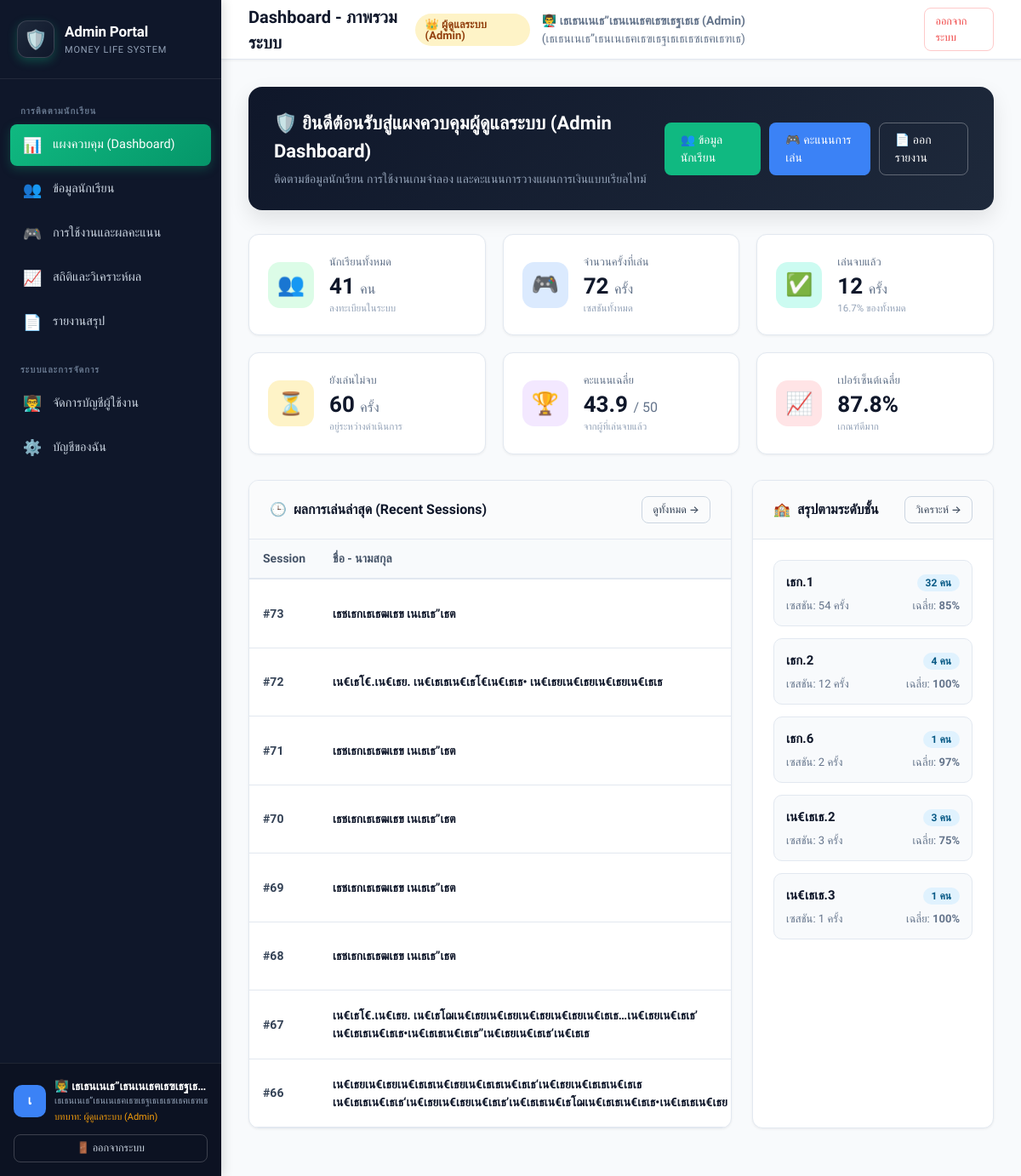
The page /teacher/index.php (signed in) on the database its author committed.
### tables this page shows
CREATE TABLE `game_sessions` (
  `id` int(10) unsigned NOT NULL AUTO_INCREMENT,
  `student_id` int(10) unsigned NOT NULL,
  `total_score` int(11) NOT NULL DEFAULT 0,
  `max_score` int(11) NOT NULL DEFAULT 50,
  `percentage` decimal(5,2) NOT NULL DEFAULT 0.00,
  `started_at` timestamp NOT NULL DEFAULT current_timestamp(),
  `completed_at` timestamp NULL DEFAULT NULL,
  PRIMARY KEY (`id`),
  KEY `fk_game_sessions_student` (`student_id`),
  CONSTRAINT `fk_game_sessions_student` FOREIGN KEY (`student_id`) REFERENCES `students` (`id`) ON DELETE CASCADE ON UPDATE CASCADE
);

CREATE TABLE `students` (
  `id` int(10) unsigned NOT NULL AUTO_INCREMENT,
  `student_code` varchar(50) DEFAULT NULL,
  `first_name` varchar(100) NOT NULL,
  `last_name` varchar(100) NOT NULL,
  `class_level` varchar(20) NOT NULL,
  `class_room` varchar(20) NOT NULL,
  `student_number` int(10) unsigned NOT NULL,
  `photo` varchar(255) DEFAULT NULL,
  `status` enum('active','pending','rejected') NOT NULL DEFAULT 'active',
  `created_at` timestamp NOT NULL DEFAULT current_timestamp(),
  PRIMARY KEY (`id`)
);

### teacher/auth/permissions.php (called while the page is built, shortened)
<?php
function e($string) {
    return htmlspecialchars((string)$string, ENT_QUOTES, 'UTF-8');
}

### teacher/index.php (the view, shortened to what this page needs)
<?php
try {
    $totalStudents = (int)$pdo->query("SELECT COUNT(*) FROM students")->fetchColumn();
    $totalSessions = (int)$pdo->query("SELECT COUNT(*) FROM game_sessions")->fetchColumn();
    $completedSessions = (int)$pdo->query("SELECT COUNT(*) FROM game_sessions WHERE completed_at IS NOT NULL")->fetchColumn();
    $inProgressSessions = (int)$pdo->query("SELECT COUNT(*) FROM game_sessions WHERE completed_at IS NULL")->fetchColumn();
    $avgScoreStmt = $pdo->query("SELECT AVG(total_score) FROM game_sessions WHERE completed_at IS NOT NULL");
    $avgScore = round((float)$avgScoreStmt->fetchColumn(), 1);
    $avgPercentStmt = $pdo->query("SELECT AVG(percentage) FROM game_sessions WHERE completed_at IS NOT NULL");
    $avgPercent = round((float)$avgPercentStmt->fetchColumn(), 1);
    $recentStmt = $pdo->query("
        SELECT gs.id, gs.student_id, gs.total_score, gs.max_score, gs.percentage,
               gs.started_at, gs.completed_at,
               s.first_name, s.last_name, s.class_level, s.class_room, s.student_number
        FROM game_sessions gs
        JOIN students s ON gs.student_id = s.id
        ORDER BY gs.id DESC
        LIMIT 8
    ");
    $recentSessions = $recentStmt->fetchAll();
    $classStatsStmt = $pdo->query("
        SELECT s.class_level,
               COUNT(DISTINCT s.id) as student_count,
               COUNT(gs.id) as session_count,
               AVG(CASE WHEN gs.completed_at IS NOT NULL THEN gs.percentage ELSE NULL END) as avg_percent
        FROM students s
        LEFT JOIN game_sessions gs ON s.id = gs.student_id
        GROUP BY s.class_level
        ORDER BY s.class_level ASC
    ");
    $classStats = $classStatsStmt->fetchAll();
} catch (PDOException $e) {
    die("Database query error: " . $e->getMessage());
}
require_once __DIR__ . '/includes/header.php';
?>
<div style="background: linear-gradient(135deg, #0f172a 0%, #1e293b 100%); color: white; padding: 26px 30px; border-radius: 16px; margin-bottom: 28px; display: flex; justify-content: space-between; align-items: center; box-shadow: 0 10px 25px rgba(0,0,0,0.1);">
    <div>
        <h2 style="font-size: 22px; font-weight: 700; margin-bottom: 6px;">🛡️ ยินดีต้อนรับสู่แผงควบคุมผู้ดูแลระบบ (Admin Dashboard)</h2>
        <p style="color: #94a3b8; font-size: 14px;">ติดตามข้อมูลนักเรียน การใช้งานเกมจำลอง และคะแนนการวางแผนการเงินแบบเรียลไทม์</p>
    </div>
    <div style="display: flex; gap: 10px;">
        <a href="students.php" class="btn btn-primary">
            👥 ข้อมูลนักเรียน
        </a>
        <a href="results.php" class="btn btn-accent">
            🎮 คะแนนการเล่น
        </a>
        <a href="reports.php" class="btn btn-outline" style="border-color: rgba(255,255,255,0.3); color: white;">
            📄 ออกรายงาน
        </a>
    </div>
</div>
<div class="stats-grid">
    <div class="stat-card">
        <div class="stat-icon green">👥</div>
        <div class="stat-details">
            <h4>นักเรียนทั้งหมด</h4>
            <div class="value"><?= number_format($totalStudents) ?> <span style="font-size: 16px; font-weight: 400; color: #64748b;">คน</span></div>
            <div class="sub">ลงทะเบียนในระบบ</div>
        </div>
    </div>
    <div class="stat-card">
        <div class="stat-icon blue">🎮</div>
        <div class="stat-details">
            <h4>จำนวนครั้งที่เล่น</h4>
            <div class="value"><?= number_format($totalSessions) ?> <span style="font-size: 16px; font-weight: 400; color: #64748b;">ครั้ง</span></div>
            <div class="sub">เซสชันทั้งหมด</div>
        </div>
    </div>
    <div class="stat-card">
        <div class="stat-icon emerald">✅</div>
        <div class="stat-details">
            <h4>เล่นจบแล้ว</h4>
            <div class="value"><?= number_format($completedSessions) ?> <span style="font-size: 16px; font-weight: 400; color: #64748b;">ครั้ง</span></div>
            <div class="sub"><?= $totalSessions > 0 ? round(($completedSessions / $totalSessions) * 100, 1) : 0 ?>% ของทั้งหมด</div>
        </div>
    </div>
    <div class="stat-card">
        <div class="stat-icon amber">⏳</div>
        <div class="stat-details">
            <h4>ยังเล่นไม่จบ</h4>
            <div class="value"><?= number_format($inProgressSessions) ?> <span style="font-size: 16px; font-weight: 400; color: #64748b;">ครั้ง</span></div>
            <div class="sub">อยู่ระหว่างดำเนินการ</div>
        </div>
    </div>
    <div class="stat-card">
        <div class="stat-icon purple">🏆</div>
        <div class="stat-details">
            <h4>คะแนนเฉลี่ย</h4>
            <div class="value"><?= $avgScore ?> <span style="font-size: 16px; font-weight: 400; color: #64748b;">/ 50</span></div>
            <div class="sub">จากผู้ที่เล่นจบแล้ว</div>
        </div>
    </div>
    <div class="stat-card">
        <div class="stat-icon rose">📈</div>
        <div class="stat-details">
            <h4>เปอร์เซ็นต์เฉลี่ย</h4>
            <div class="value"><?= $avgPercent ?>%</div>
            <div class="sub"><?= $avgPercent >= 70 ? 'เกณฑ์ดีมาก' : ($avgPercent >= 50 ? 'เกณฑ์ผ่าน' : 'ต้องปรับปรุง') ?></div>
        </div>
    </div>
</div>
<div style="display: grid; grid-template-columns: 2fr 1fr; gap: 24px; margin-bottom: 24px;">
    <div class="card" style="margin-bottom: 0;">
        <div class="card-header">
            <div class="card-title">
                <span>🕒</span> ผลการเล่นล่าสุด (Recent Sessions)
            </div>
            <a href="results.php" class="btn btn-outline btn-sm">ดูทั้งหมด →</a>
        </div>
        <div class="table-responsive">
            <table class="data-table">
                <thead>
                    <tr>
                        <th>Session</th>
                        <th>ชื่อ - นามสกุล</th>
                    </tr>
                </thead>
                <tbody>
                    <?php if (count($recentSessions) === 0): ?>
                        <tr>
                            <td colspan="7" style="text-align: center; color: #94a3b8; padding: 24px;">ยังไม่มีข้อมูลการเล่น</td>
                        </tr>
                    <?php else: ?>
                        <?php foreach ($recentSessions as $session): ?>
                            <tr>
                                <td><strong>#<?= $session['id'] ?></strong></td>
                                <td>
                                    <a href="student.php?id=<?= $session['student_id'] ?>" style="color: #0f172a; text-decoration: none; font-weight: 600;">
                                        <?= e($session['first_name'] . ' ' . $session['last_name']) ?>
                                    </a>
                                </td>
                            </tr>
                        <?php endforeach; ?>
                    <?php endif; ?>
                </tbody>
            </table>
        </div>
    </div>
    <div class="card" style="margin-bottom: 0;">
        <div class="card-header">
            <div class="card-title">
                <span>🏫</span> สรุปตามระดับชั้น
            </div>
            <a href="analytics.php" class="btn btn-outline btn-sm">วิเคราะห์ →</a>
        </div>
        <div class="card-body">
            <?php if (count($classStats) === 0): ?>
                <p style="color: #94a3b8; text-align: center;">ไม่มีข้อมูลชั้นเรียน</p>
            <?php else: ?>
                <div style="display: flex; flex-direction: column; gap: 14px;">
                    <?php foreach ($classStats as $cs): ?>
                        <div style="background: #f8fafc; padding: 14px; border-radius: 10px; border: 1px solid #e2e8f0;">
                            <div style="display: flex; justify-content: space-between; align-items: center; margin-bottom: 6px;">
                                <strong style="font-size: 15px; color: #0f172a;"><?= e($cs['class_level'] ?: 'ไม่ระบุ') ?></strong>
                                <span class="badge badge-info"><?= $cs['student_count'] ?> คน</span>
                            </div>
                            <div style="display: flex; justify-content: space-between; font-size: 13px; color: #64748b;">
                                <span>เซสชัน: <?= $cs['session_count'] ?> ครั้ง</span>
                                <span>เฉลี่ย: <strong><?= $cs['avg_percent'] ? round($cs['avg_percent'], 1) . '%' : '-' ?></strong></span>
                            </div>
                        </div>
                    <?php endforeach; ?>
                </div>
            <?php endif; ?>
        </div>
    </div>
</div>
<?php require_once __DIR__ . '/includes/footer.php'; ?>

### teacher/assets/css/teacher.css (style rules this page uses)
:root { --primary: #10b981; --primary-dark: #059669; --primary-light: #ecfdf5; --accent: #3b82f6; --accent-dark: #2563eb; --accent-light: #eff6ff; --dark: #0f172a; --dark-muted: #334155; --gray-50: #f8fafc; --gray-100: #f1f5f9; --gray-200: #e2e8f0; --gray-300: #cbd5e1; --gray-400: #94a3b8; --gray-500: #64748b; --gray-600: #475569; --gray-700: #334155; --gray-800: #1e293b; --white: #ffffff; --danger: #ef4444; --danger-light: #fef2f2; --warning: #f59e0b; --warning-light: #fffbeb; --success: #10b981; --success-light: #ecfdf5; --sidebar-width: 260px; --radius-sm: 8px; --radius-md: 12px; --radius-lg: 18px; --shadow-sm: 0 1px 3px rgba(0,0,0,0.06); --shadow-md: 0 4px 15px -3px rgba(0,0,0,0.08); --shadow-lg: 0 10px 25px -5px rgba(0,0,0,0.1); --transition: all 0.2s cubic-bezier(0.4, 0, 0.2, 1); }
* { box-sizing: border-box; margin: 0; padding: 0; }
body { font-family: 'Prompt', 'Sarabun', -apple-system, BlinkMacSystemFont, sans-serif; background-color: #f8fafc; color: var(--gray-800); line-height: 1.5; -webkit-font-smoothing: antialiased; }
.stats-grid { display: grid; grid-template-columns: repeat(auto-fit, minmax(230px, 1fr)); gap: 20px; margin-bottom: 30px; }
.stat-card { background: var(--white); border-radius: var(--radius-md); padding: 22px; border: 1px solid var(--gray-200); box-shadow: var(--shadow-sm); display: flex; align-items: center; gap: 18px; transition: var(--transition); }
.stat-icon { width: 54px; height: 54px; border-radius: 14px; display: flex; align-items: center; justify-content: center; font-size: 26px; flex-shrink: 0; }
.stat-icon.green { background: #dcfce7; color: #15803d; }
.stat-icon.blue { background: #dbeafe; color: #1d4ed8; }
.stat-icon.amber { background: #fef3c7; color: #b45309; }
.stat-icon.purple { background: #f3e8ff; color: #7e22ce; }
.stat-icon.emerald { background: #ccfbf1; color: #0f766e; }
.stat-icon.rose { background: #ffe4e6; color: #be123c; }
.stat-details h4 { font-size: 13px; font-weight: 500; color: var(--gray-500); margin-bottom: 4px; }
.stat-details .value { font-size: 26px; font-weight: 700; color: var(--dark); line-height: 1.1; }
.stat-details .sub { font-size: 11.5px; color: var(--gray-400); margin-top: 4px; }
.card { background: var(--white); border-radius: var(--radius-md); border: 1px solid var(--gray-200); box-shadow: var(--shadow-sm); margin-bottom: 24px; overflow: hidden; }
.card-header { padding: 18px 24px; border-bottom: 1px solid var(--gray-200); display: flex; align-items: center; justify-content: space-between; background: #fafbfc; }
.card-title { font-size: 16px; font-weight: 600; color: var(--dark); display: flex; align-items: center; gap: 8px; }
.card-body { padding: 24px; }
.table-responsive { overflow-x: auto; width: 100%; }
.data-table { width: 100%; border-collapse: collapse; text-align: left; font-size: 14px; }
.data-table th { background: #f8fafc; color: var(--gray-600); font-weight: 600; padding: 12px 16px; border-bottom: 2px solid var(--gray-200); white-space: nowrap; }
.data-table td { padding: 14px 16px; border-bottom: 1px solid var(--gray-200); color: var(--gray-700); vertical-align: middle; }
.badge { display: inline-flex; align-items: center; gap: 4px; padding: 4px 10px; border-radius: 9999px; font-size: 12px; font-weight: 600; line-height: 1; }
.badge-info { background: #e0f2fe; color: #075985; }
.btn { display: inline-flex; align-items: center; justify-content: center; gap: 8px; padding: 9px 18px; font-size: 14px; font-weight: 500; font-family: inherit; border-radius: var(--radius-sm); border: 1px solid transparent; cursor: pointer; text-decoration: none; transition: var(--transition); }
.btn-primary { background: #10b981; color: white; }
.btn-accent { background: #3b82f6; color: white; }
.btn-outline { background: transparent; border-color: var(--gray-300); color: var(--gray-700); }
.btn-sm { padding: 6px 12px; font-size: 12.5px; }

### rows shown on the page
game_sessions: id "73", student.last_name "เธชเธกเธเธฒเธข เนเธเธ”เธต"
game_sessions: id "72", student.last_name "เน€เธโ€.เน€เธย. เน€เธเธเน€เธโ€เน€เธเธ• เน€เธยเน€เธยเน€เธยเน€เธเธ"
game_sessions: id "71", student.last_name "เธชเธกเธเธฒเธข เนเธเธ”เธต"
game_sessions: id "70", student.last_name "เธชเธกเธเธฒเธข เนเธเธ”เธต"
game_sessions: id "69", student.last_name "เธชเธกเธเธฒเธข เนเธเธ”เธต"
game_sessions: id "68", student.last_name "เธชเธกเธเธฒเธข เนเธเธ”เธต"
game_sessions: id "67", student.last_name "เน€เธโ€.เน€เธย. เน€เธโฌเน€เธยเน€เธยเน€เธยเน€เธยเน€เธเธ…เน€เธยเน€เธเธ’ เน€เธเธเน€เธเธ•เน€เธเธเน€เธเธ”เน€เธยเน€เธเธ‘เน€เธเธ"
game_sessions: id "66", student.last_name "เน€เธยเน€เธยเน€เธเธเน€เธยเน€เธเธเน€เธเธ‘เน€เธยเน€เธเธเน€เธเธ เน€เธเธเน€เธเธ‘เน€เธยเน€เธยเน€เธเธ’เน€เธเธเน€เธโฌเน€เธเธเน€เธเธ•เน€เธเธเน€เธย"

### other values the page prints
mb_substr($currentTeacherName, 0, 1, 'UTF-8') "เ"
$currentTeacherName "เธเธนเนเธ”เธนเนเธฅเธฃเธฐเธ…"
$_SESSION['teacher_position'] "เธเธนเนเธ”เธนเนเธฅเธฃเธฐเธเธเธซเธฅเธฑเธ"
$roleLabel "ผู้ดูแลระบบ (Admin)"
$pageTitle "Dashboard - ภาพรวมระบบ"
$currentTeacherName "เธเธนเนเธ”เธนเนเธฅเธฃเธฐเธเธ (Admin)"
$totalStudents "41"
$totalSessions "72"
$completedSessions "12"
$inProgressSessions "60"
$avgScore "43.9"
$avgPercent "87.8"
$cs['class_level'] ?: 'ไม่ระบุ' "เธก.1"
$cs['student_count'] "32"
$cs['session_count'] "54"
